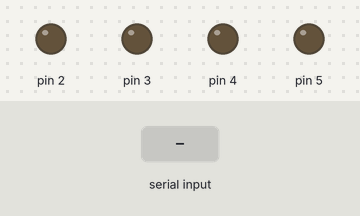
A sketch run on a simulated Arduino Uno, built with avr-gcc and run on an emulated ATmega328P. Parts: output pins drawn as LEDs (lit = HIGH). Dashed ring = blinking. Inputs (shaded band) come from the test bench.

Above: at 1.2 s.
1.3 s: "90,45\n" received over Serial
At 1.45 s:
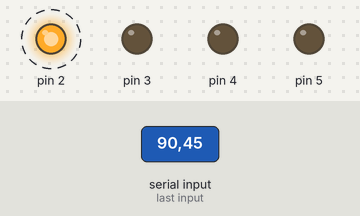
At 3.1 s:
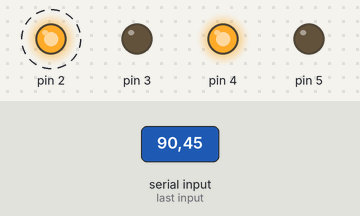
4.3 s: "30,150\n" received over Serial
At 7.3 s:
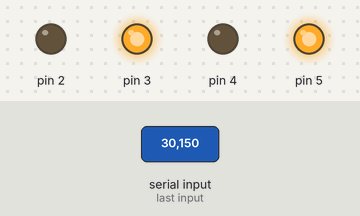
Timing chart, 0 to 8.8 s (numbered marks = the images above; inputs shaded):
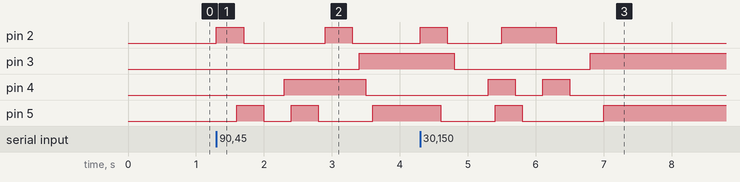

Measured:
- after the input at 1.3 s, pin 2: alternates HIGH for 0.40 s and LOW for 1.2 s, starting at once; pin 3: LOW → HIGH after 2.1 s; pin 4: LOW → HIGH after 1.0 s, → LOW 1.2 s later; pin 5: goes HIGH 0.40 s, LOW 0.40 s, HIGH 0.40 s, LOW 0.80 s, then HIGH, starting after 0.30 s
- after the input at 4.3 s, pin 2: LOW → HIGH at once, → LOW 0.40 s later, → HIGH 0.80 s later, → LOW 0.80 s later; pin 3: HIGH → LOW after 0.50 s, → HIGH 2.0 s later

The sketch:

________.ino
```cpp
void setup()
{

  pinMode(2, OUTPUT);
  pinMode(3, OUTPUT);
  pinMode(4, OUTPUT);
  pinMode(5, OUTPUT);
  Serial.begin(9600);
  digitalWrite(6,LOW);
  digitalWrite(8,HIGH);
  digitalWrite(9,HIGH);
  digitalWrite(10,HIGH);
  digitalWrite(11,HIGH);
}

int i=7;
byte income=0;
void loop()
{  digitalWrite(i,LOW);
  if(Serial.available()>0)
  { income=Serial.read();
    income=income-'0';
    digitalWrite(i,HIGH);
  if(i<11)
   i++;
   else
   i=8;
  if(income&0x01)
  { digitalWrite(6,HIGH);
    digitalWrite(2,HIGH);delay(100);

  }
  else
  { digitalWrite(6,HIGH);
   digitalWrite(2,LOW);delay(100);
  }
   if((income>>1)&0x01)
   {digitalWrite(6,HIGH);
     digitalWrite(3,HIGH);delay(100);
      }
  else
  {digitalWrite(6,HIGH);
    digitalWrite(3,LOW);delay(100);
  }
    if((income>>2)&0x01)
   {digitalWrite(6,HIGH);
     digitalWrite(4,HIGH);delay(100);
      }
  else
  {digitalWrite(6,HIGH);
    digitalWrite(4,LOW);delay(100);
  }
    if((income>>3)&0x01)
   {digitalWrite(6,HIGH);
     digitalWrite(5,HIGH);delay(100);
      }
  else
  {digitalWrite(6,HIGH);
    digitalWrite(5,LOW);delay(100);
  }
  }

}
```
